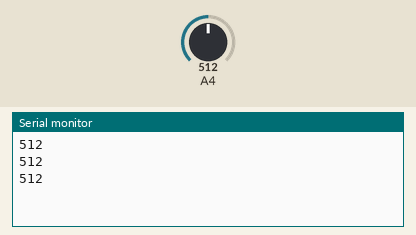
Simulated run of this sketch. Board: Arduino Uno, built with avr-gcc and run on an emulated ATmega328P. Parts: the last lines printed to the serial monitor. The test bench sets the inputs (shaded band); at power-on: A4 = 512.

Above: at 1.3 s.
1.4 s: A4 set to 716
At 1.9 s:
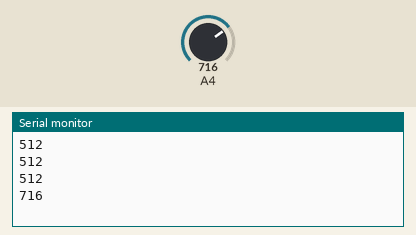
2.9 s: A4 set to 900
At 3.4 s:
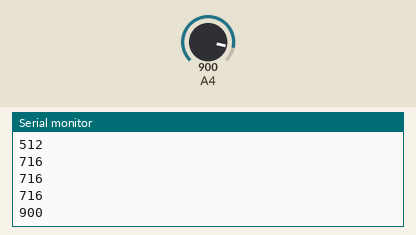
Timing chart, 0 to 5.9 s (numbered marks = the images above; inputs shaded):
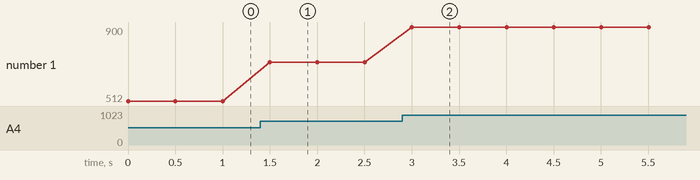

The sketch:

analogRead.ino
```cpp
void setup() {
  // put your setup code here, to run once:
  Serial.begin(9600);
}

void loop() {
  // put your main code here, to run repeatedly:
  ADMUX |= B00000100;  //We read A4
  ADMUX |= B11000000;  //REFS1 AND REFS0 equal to 1
  ADCSRA |= B11000000; //ADEN and ADSC equal to 1

  while(bit_is_set(ADCSRA, ADSC));
  int value = ADCL | (ADCH << 8);
  Serial.println(value);
  delay(500);
}
```

Measured:
- after the input at 1.4 s, the serial monitor: prints a new line after 0.10 s (image 1)
- after the input at 2.9 s, the serial monitor: prints a new line after 0.10 s (image 2)
- plotted number 1: 512 → 716 after the input at 1.4 s, 716 → 900 after the input at 2.9 s
